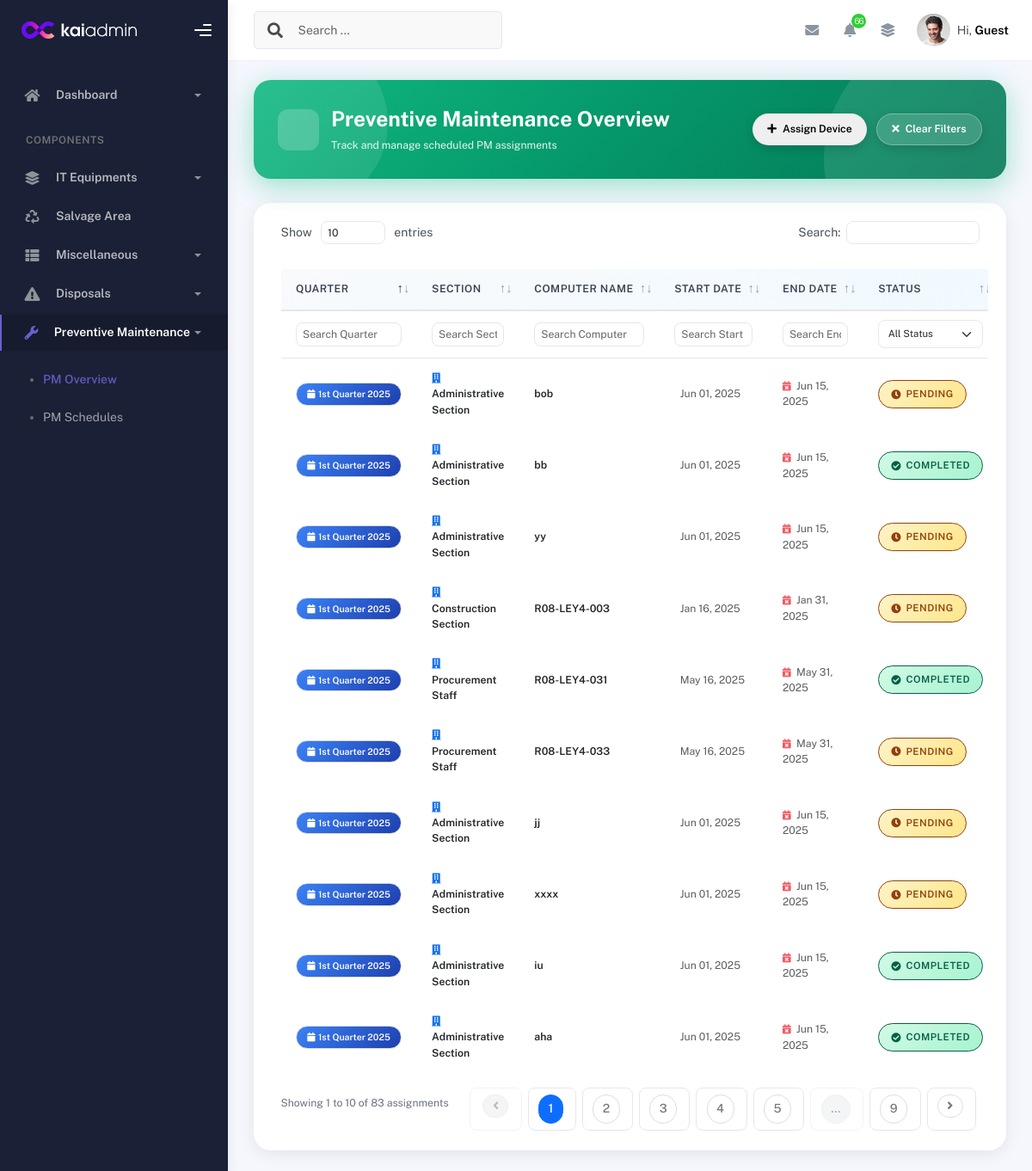
The page /maintenance/overview/ on the database as committed earlier.
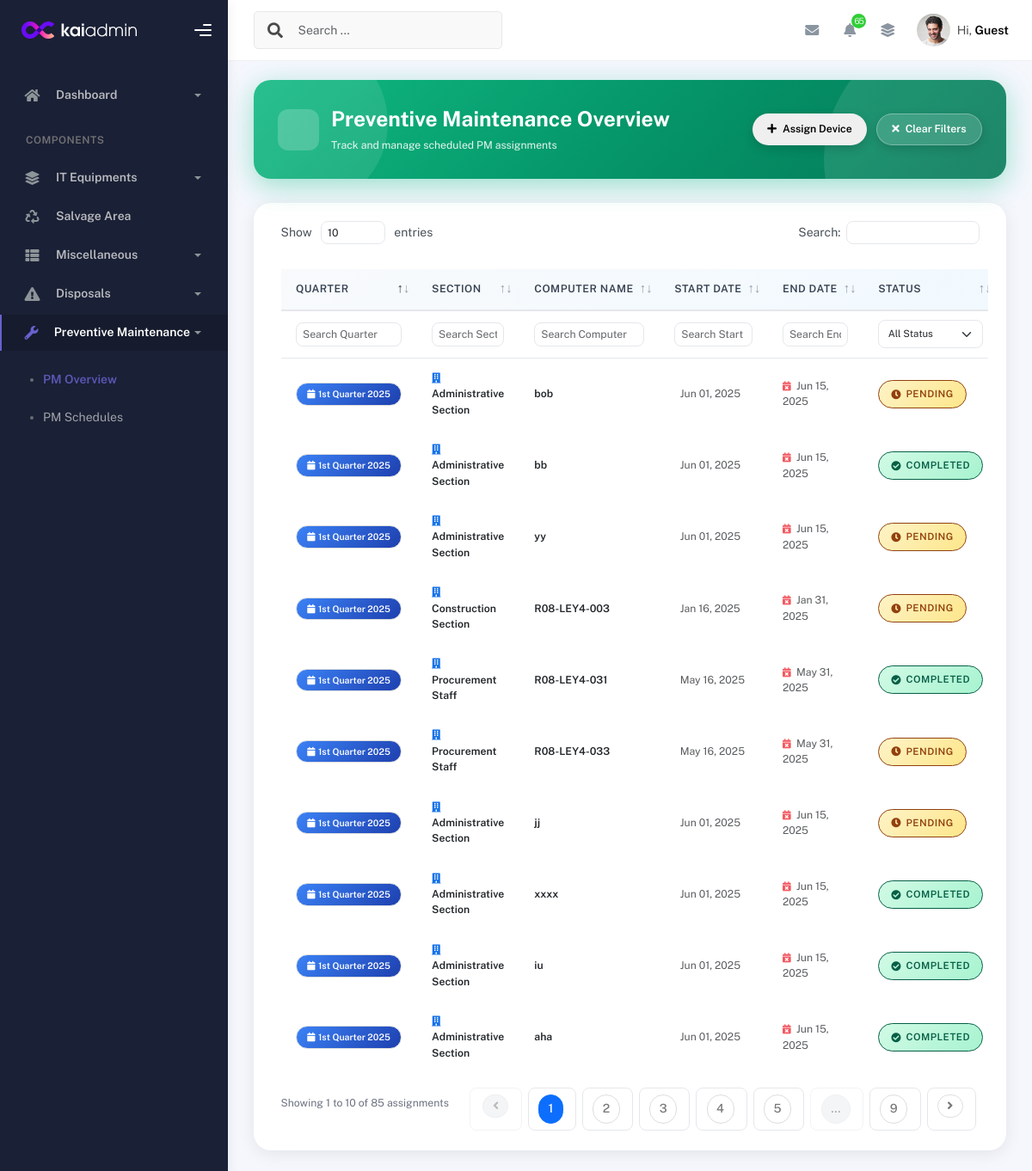
The same page on the database as committed later.
### inventory/models.py (models this page shows, shortened)
class PMScheduleAssignment(models.Model):
    equipment_package = models.ForeignKey(
        Equipment_Package, on_delete=models.CASCADE,
        related_name='pm_assignments', null=True, blank=True
    )
    laptop_package = models.ForeignKey(
        'LaptopPackage', on_delete=models.CASCADE,
        related_name='pm_assignments', null=True, blank=True
    )
    pm_section_schedule = models.ForeignKey(
        'PMSectionSchedule', on_delete=models.CASCADE,
        related_name='schedule_assignments',
    )
    assigned_date = models.DateField(auto_now_add=True)
    is_completed = models.BooleanField(default=False)
    remarks = models.TextField(blank=True, null=True)

class PMSectionSchedule(models.Model):
    quarter_schedule = models.ForeignKey(QuarterSchedule, on_delete=models.CASCADE, related_name='schedules')
    section = models.ForeignKey(OfficeSection, on_delete=models.CASCADE)
    start_date = models.DateField()
    end_date = models.DateField()
    notes = models.TextField(blank=True, null=True)
    class Meta:
        unique_together = ('quarter_schedule', 'section')

class QuarterSchedule(models.Model):
    QUARTERS = [
        ('Q1', '1st Quarter'),
        ('Q2', '2nd Quarter'),
        ('Q3', '3rd Quarter'),
        ('Q4', '4th Quarter'),
    ]
    year = models.IntegerField()
    quarter = models.CharField(max_length=2, choices=QUARTERS)
    class Meta:
        unique_together = ('year', 'quarter')

class OfficeSection(models.Model):
    name = models.CharField(max_length=255, unique=True)

class DesktopDetails(models.Model):
    equipment_package = models.ForeignKey(
        Equipment_Package, related_name='desktop_details', on_delete=models.CASCADE
    )
    serial_no = models.CharField(max_length=255)
    serial_no_norm = models.CharField(
        max_length=255, null=True, blank=True,
        db_index=True, editable=False, unique=True
    )
    computer_name = models.CharField(max_length=255, unique=True, null=True)
    brand_name = models.ForeignKey(Brand, on_delete=models.SET_NULL, null=True, blank=True)
    model = models.CharField(max_length=255, null=True)
    processor = models.CharField(max_length=33, null=True)
    memory = models.CharField(max_length=100, null=True)
    drive = models.CharField(max_length=332, null=True)
    desktop_Graphics = models.CharField(max_length=100, blank=True, null=True)
    desktop_Graphics_Size = models.CharField(max_length=100, blank=True, null=True)
    desktop_OS = models.CharField(max_length=100, blank=True, null=True)
    desktop_Office = models.CharField(max_length=100, blank=True, null=True)
    desktop_OS_keys = models.CharField(max_length=100, blank=True, null=True)
    desktop_Office_keys = models.CharField(max_length=100, blank=True, null=True)
    is_disposed = models.BooleanField(default=False)
    created_at = models.DateTimeField(default=timezone.now)

### inventory/views.py (the view)
# urls.py: path('maintenance/overview/', views.pm_overview_view, name='pm_overview'),
def pm_overview_view(request):
    pm_assignments = PMScheduleAssignment.objects.select_related(
        'equipment_package',
        'laptop_package',
        'pm_section_schedule__quarter_schedule',
        'pm_section_schedule__section'
    ).all()
    for assignment in pm_assignments:
        if assignment.equipment_package:
            desktop_detail = DesktopDetails.objects.filter(equipment_package=assignment.equipment_package).first()
            assignment.computer_name_display = desktop_detail.computer_name if desktop_detail else "N/A"
        elif assignment.laptop_package:
            laptop_detail = assignment.laptop_package.laptop_details.first()
            assignment.computer_name_display = laptop_detail.computer_name if laptop_detail else "N/A"
        else:
            assignment.computer_name_display = "N/A"
    assigned_quarters_by_device = {}
    for a in pm_assignments:
        qid = a.pm_section_schedule.quarter_schedule_id
        if a.equipment_package:
            key = f"desktop-{a.equipment_package_id}"
            assigned_quarters_by_device.setdefault(key, set()).add(qid)
        if a.laptop_package_id:
            key = f"laptop-{a.laptop_package_id}"
            assigned_quarters_by_device.setdefault(key, set()).add(qid)
    desktops = list(
        Equipment_Package.objects.prefetch_related(
            Prefetch(
                'user_details',
                queryset=UserDetails.objects.select_related('user_Enduser__employee_office_section')
            )
        )
    )
    for desktop in desktops:
        desktop_detail = DesktopDetails.objects.filter(equipment_package=desktop).first()
        desktop.computer_name_display = desktop_detail.computer_name if desktop_detail else "N/A"
        u = desktop.user_details.first()
        desktop.section_name = u.user_Enduser.employee_office_section.name if u and u.user_Enduser and u.user_Enduser.employee_office_section else None
        desktop.enduser_name = u.user_Enduser.full_name if u and u.user_Enduser else None
    laptops = list(
        LaptopPackage.objects.prefetch_related(
            Prefetch(
                'user_details',
                queryset=UserDetails.objects.select_related('user_Enduser__employee_office_section')
            ),
            'laptop_details'
        )
    )
    for package in laptops:
        laptop_detail = package.laptop_details.first()
        package.computer_name_display = laptop_detail.computer_name if laptop_detail else "N/A"
        u = package.user_details.first()
        package.section_name = u.user_Enduser.employee_office_section.name if u and u.user_Enduser else None
        package.enduser_name = u.user_Enduser.full_name if u and u.user_Enduser else None
    schedules = PMSectionSchedule.objects.select_related('section', 'quarter_schedule')
    schedules_by_section = {}
    for s in schedules:
        section_name = s.section.name if s.section else 'Other'
        schedules_by_section.setdefault(section_name, []).append(s)
    quarters = QuarterSchedule.objects.all().order_by('-year', 'quarter')
    sections = OfficeSection.objects.all()
    return render(request, 'maintenance/overview.html', {
        'pm_assignments': pm_assignments,
        'desktops': desktops,
        'laptops': laptops,
        'schedules': schedules,
        'schedules_by_section': schedules_by_section,
        'quarters': quarters,
        'sections': sections,
        'assigned_quarters_by_device_json': json.dumps(
            {k: sorted(list(v)) for k, v in assigned_quarters_by_device.items()}
        ),
        'today': timezone.now().date(),   # ✅ for "Due" check
    })

### inventory/models.py (called while the page is built)
    @property
    def full_name(self):
        return f"{self.employee_fname} {self.employee_lname}".strip()

### templates/maintenance/overview.html (shortened to what the changed rows need)
{% extends 'base.html' %}
{% load static %}
{% block content %}
<div class="container">
  <div class="page-inner">
    <div class="row">
      <div class="col-12">
        <div class="premium-table-card">
          <div class="premium-table-wrapper">
            <div class="table-responsive">
              <table id="pm-table" class="premium-datatable display" style="width:100%">
                <thead>
                  <tr>
                    <th>Quarter</th>
                    <th>Section</th>
                    <th>Computer Name</th>
                    <th>Start Date</th>
                    <th>End Date</th>
                    <th>Status</th>
                  </tr>
                  <tr class="filters">
                    <th>
                      <input type="text"
                             class="form-control form-control-sm column-search"
                             placeholder="Search Quarter"
                             data-column="0" />
                    </th>
                    <th>
                      <input type="text"
                             class="form-control form-control-sm column-search"
                             placeholder="Search Section"
                             data-column="1" />
                    </th>
                    <th>
                      <input type="text"
                             class="form-control form-control-sm column-search"
                             placeholder="Search Computer"
                             data-column="2" />
                    </th>
                    <th>
                      <input type="text"
                             class="form-control form-control-sm column-search"
                             placeholder="Search Start"
                             data-column="3" />
                    </th>
                    <th>
                      <input type="text"
                             class="form-control form-control-sm column-search"
                             placeholder="Search End"
                             data-column="4" />
                    </th>
                    <th>
                      <select class="form-select form-select-sm column-search"
                              data-column="5">
                        <option value="">All Status</option>
                      </select>
                    </th>
                  </tr>
                </thead>
                <tbody>
                  {% for assignment in pm_assignments %}
                  <tr class="clickable-row"
                      {% if assignment.equipment_package %}
                        data-href="{% url 'maintenance_history' assignment.equipment_package.id %}"
                      {% elif assignment.laptop_package %}
                        data-href="{% url 'maintenance_history_laptop' assignment.laptop_package.id %}"
                      {% endif %}
                      style="cursor: pointer;">
                    <td>
                      {% with quarter=assignment.pm_section_schedule.quarter_schedule.get_quarter_display %}
                        {% if quarter == "Q1" or quarter == "1st Quarter" %}
                          <span class="badge" style="background: linear-gradient(135deg, #3b82f6 0%, #1e40af 100%); color: white; padding: 0.5rem 0.875rem; border-radius: 50px; font-weight: 600; font-size: 0.75rem;">
                            <i class="fa fa-calendar me-1"></i>{{ quarter }} {{ assignment.pm_section_schedule.quarter_schedule.year }}
                          </span>
                        {% endif %}
                      {% endwith %}
                    </td>
                    <td>
                      <span class="fw-semibold text-dark">
                        <i class="fa fa-building text-primary me-1" style="font-size: 12px;"></i>
                        {{ assignment.pm_section_schedule.section.name }}
                      </span>
                    </td>
                    <td>
                      <span class="fw-bold text-dark">{{ assignment.computer_name_display }}</span>
                    </td>
                    <td>
                      <span class="text-muted" style="font-size: 0.875rem;">
                        {{ assignment.pm_section_schedule.start_date|date:"M d, Y" }}
                      </span>
                    </td>
                    <td>
                      <span class="text-muted" style="font-size: 0.875rem;">
                        <i class="fa fa-calendar-times text-danger me-1" style="font-size: 11px;"></i>
                        {{ assignment.pm_section_schedule.end_date|date:"M d, Y" }}
                      </span>
                    </td>
                    <td>
                      {% if assignment.is_completed %}
                        <span class="premium-status-badge" style="background: linear-gradient(135deg, #d1fae5 0%, #a7f3d0 100%); color: #065f46;">
                          <i class="fa fa-check-circle"></i>
                          Completed
                        </span>
                      {% elif assignment.is_due %}
                        <span class="premium-status-badge" style="background: linear-gradient(135deg, #fee2e2 0%, #fecaca 100%); color: #991b1b;">
                          <i class="fa fa-exclamation-circle"></i>
                          Due
                        </span>
                      {% else %}
                        <span class="premium-status-badge" style="background: linear-gradient(135deg, #fef3c7 0%, #fde68a 100%); color: #92400e;">
                          <i class="fa fa-clock"></i>
                          Pending
                        </span>
                      {% endif %}
                    </td>
                  </tr>
                  {% endfor %}
                </tbody>
              </table>
            </div>
          </div>
        </div>
      </div>
    </div>
  </div>
</div>
{% endblock %}

Rows that differ between the two databases and show on the page:
changed PMScheduleAssignment "xxxx": is_completed "PENDING" → "COMPLETED"
Other text that changed with them:
{{ pending_pm_count }}: "66" → "65"
text written by a page script: "Show entries Search: Showing 1 to 10 of 83 assignments 1 2 3 4 5 … 9" → "Show entries Search: Showing 1 to 10 of 85 assignments 1 2 3 4 5 … 9"
